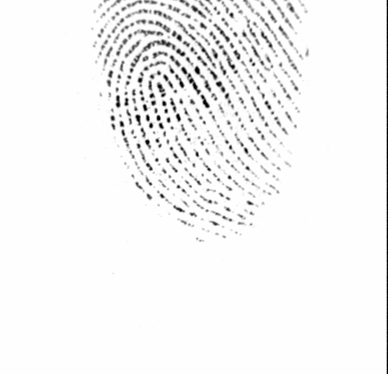
#> input picture dataset_healthy_tests/DB1_B/101_5.tif, 388 x 374 px; its folder holds only this picture in this run
$ python 'Python code for producing a damaged dataset (cut wound).py'
#> lines starting #> are read from the running program, lines starting #| are printed output that depends on the picture; after the words box and inside, x2 and y2 are one past the last pixel; in counts of white or black regions, pixels touching at a corner belong together
#> in process_dataset, image is the input picture: shape (374, 388, 3); min 1, max 254, mean 244.7
import os
import cv2
import numpy as np
import matplotlib.pyplot as plt

# Defining a Function to apply the cut wounds algorithm on an image (then we apply this function on all images in dataset)

def apply_cut_wounds(image):

    # Converting the image to grayscale
    gray_image = cv2.cvtColor(image, cv2.COLOR_BGR2GRAY)

    # Applying an intense Gaussian blurring filter with a large kernel size
    blurred_image = cv2.GaussianBlur(gray_image, (75, 75), 0)
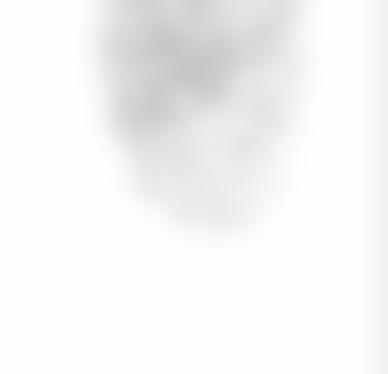
#> blurred_image: shape (374, 388); min 197, max 254, mean 245

    # Thresholding the blurred image to binarize it and creating a mask for estimating the contour
    _, thresholded_image = cv2.threshold(blurred_image, 0, 255, cv2.THRESH_BINARY_INV+cv2.THRESH_OTSU)
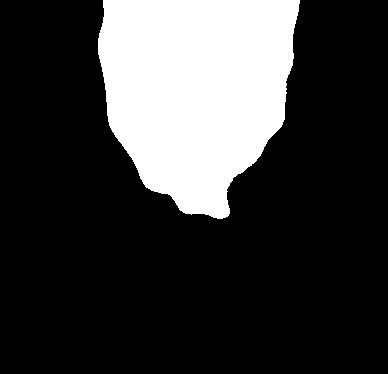
#> thresholded_image: shape (374, 388); 22.8% white; 1 white region

    # Finding contours in the thresholded image
    contours, _ = cv2.findContours(thresholded_image, cv2.RETR_EXTERNAL, cv2.CHAIN_APPROX_SIMPLE)
#> contours = 1 contour; box (x1, y1, x2, y2) and area: (98, 0, 300, 219) 32776

    image_copy = image.copy() # Creating a copy of the original image for applying the mask

    # Drawing contours on the copy of the original image
    cv2.drawContours(image_copy, contours, -1, (0, 255, 0), 2)
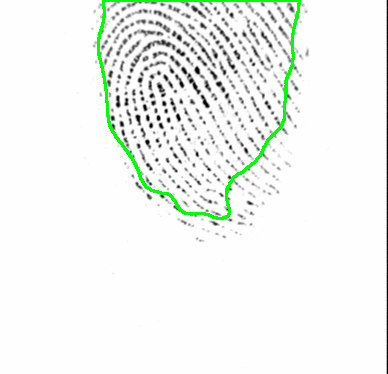
#> image_copy: shape (374, 388, 3); 1.52% of pixels changed, all inside (x1, y1, x2, y2) = (97, 0, 301, 220)

    # Drawing a line inside the detected contour as a simulation for the cut wound damage
    if contours:
        largest_contour = max(contours, key=cv2.contourArea)
#> largest_contour = contour of 229 points, box (x1, y1, x2, y2) (98, 0, 300, 219), area 32776
        contour_points = largest_contour.squeeze(axis=1)
#> contour_points = 229 pairs, first value 98 to 299, second value 0 to 218
        min_distance = 50  # Minimum distance between selected points
        valid_points = False
        while not valid_points:
            random_index = np.random.choice(len(contour_points), 2, replace=False)
            line_start_x, line_start_y = contour_points[random_index[0]]
            line_end_x, line_end_y = contour_points[random_index[1]]
            # Calculating the distance between the selected points
            distance = np.sqrt((line_end_x - line_start_x)**2 + (line_end_y - line_start_y)**2)
            if distance >= min_distance:
                valid_points = True
#> this loop made 1 pass
#> (random_index, line_start_x, line_start_y, line_end_x, line_end_y, distance) on pass 1: ([139, 201], 227, 191, 287, 77, 128.8)

        # Drawing the line inside the detected contour
        cv2.line(image, (line_start_x, line_start_y), (line_end_x, line_end_y), (255, 255, 255), thickness=10)
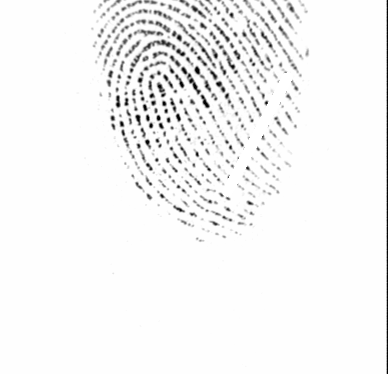
#> image: shape (374, 388, 3); 0.99% of pixels changed, all inside (x1, y1, x2, y2) = (222, 72, 293, 197)

    return image

# Now we define a main function to process all images in the dataset (according to their group) and then storing the output in a dedicated directory

def process_dataset(input_dir, output_dir):

    # Creating the output directory if it doesn't exist
    os.makedirs(output_dir, exist_ok=True)

    # Loop through each image in the input directory
    for file_name in os.listdir(input_dir):
        if file_name.endswith('.tif'):  # Process only TIF images (I had to incorporate this because there was a problem otherwise)
            input_path = os.path.join(input_dir, file_name)
            output_path = os.path.join(output_dir, file_name)

            # loading the image
            image = cv2.imread(input_path)
            if image is not None:
                # Applying the cut wounds algorithm on the loaded image
                result_image = apply_cut_wounds(image)

                # Saving the result image
                cv2.imwrite(output_path, result_image)
            else:
                print(f"Failed to read image: {file_name}")

# Defining the input and output directories
input_directory = r'./dataset_healthy_tests/DB1_B' # To be changed in your computer
output_directory = r'./dataset_healthy_tests/Output' # To be changed in your computer

# Calling the main function to process the dataset and giving us the results
process_dataset(input_directory, output_directory)

$ run again, on dataset_healthy_tests/DB1_B/104_8.tif
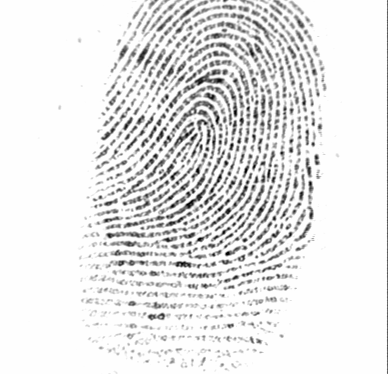
#> input picture dataset_healthy_tests/DB1_B/104_8.tif, 388 x 374 px
#> in process_dataset, image is the input picture: shape (374, 388, 3); min 1, max 254, mean 231
#> in apply_cut_wounds, `_, thresholded_image = cv2.threshold(blurred_image, 0, 255, cv2.THRESH..`:
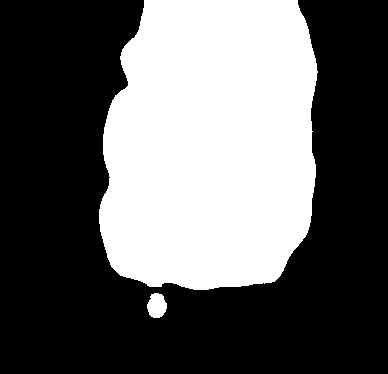
#> thresholded_image: shape (374, 388); 38.3% white; 2 white regions
#> contours = 2 contours; box (x1, y1, x2, y2) and area: (99, 0, 318, 290) 54738, (147, 293, 167, 318) 350
#> image_copy: shape (374, 388, 3); 2.12% of pixels changed, all inside (x1, y1, x2, y2) = (98, 0, 319, 319)
#> largest_contour = contour of 301 points, box (x1, y1, x2, y2) (99, 0, 318, 290), area 54738
#> contour_points = 301 pairs, first value 99 to 317, second value 0 to 289
#> the loop in apply_cut_wounds, `while not valid_points:` made 1 pass
#> (random_index, line_start_x, line_start_y, line_end_x, line_end_y, distance) on pass 1: ([223, 150], 309, 223, 148, 285, 172.5)
#> in apply_cut_wounds, `cv2.line(image, (line_start_x, line_start_y), (line_end_x, line_end_y)..`:
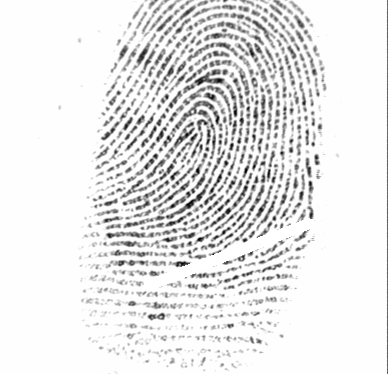
#> image: shape (374, 388, 3); 1.37% of pixels changed, all inside (x1, y1, x2, y2) = (143, 218, 315, 291)

$ run again, on dataset_healthy_tests/DB1_B/106_8.tif
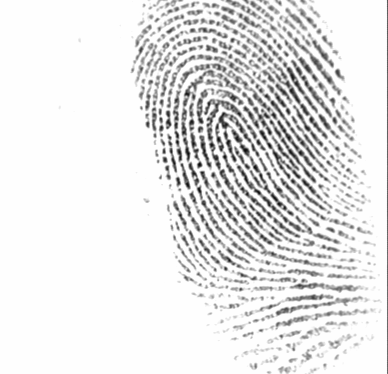
#> input picture dataset_healthy_tests/DB1_B/106_8.tif, 388 x 374 px
#> in process_dataset, image is the input picture: shape (374, 388, 3); min 6, max 254, mean 230.8
#> in apply_cut_wounds, `_, thresholded_image = cv2.threshold(blurred_image, 0, 255, cv2.THRESH..`:
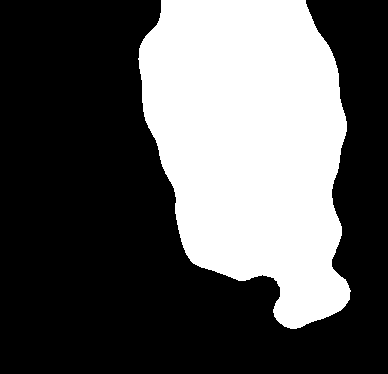
#> thresholded_image: shape (374, 388); 35.2% white; 1 white region
#> contours = 1 contour; box (x1, y1, x2, y2) and area: (138, 0, 351, 329) 50673
#> image_copy: shape (374, 388, 3); 2.12% of pixels changed, all inside (x1, y1, x2, y2) = (137, 0, 352, 330)
#> largest_contour = contour of 400 points, box (x1, y1, x2, y2) (138, 0, 351, 329), area 50673
#> contour_points = 400 pairs, first value 138 to 350, second value 0 to 328
#> the loop in apply_cut_wounds, `while not valid_points:` made 1 pass
#> (random_index, line_start_x, line_start_y, line_end_x, line_end_y, distance) on pass 1: ([132, 309], 208, 269, 335, 175, 158)
#> in apply_cut_wounds, `cv2.line(image, (line_start_x, line_start_y), (line_end_x, line_end_y)..`:
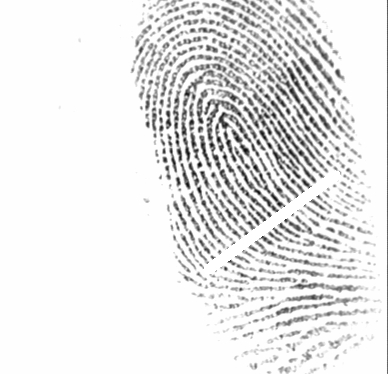
#> image: shape (374, 388, 3); 1.24% of pixels changed, all inside (x1, y1, x2, y2) = (203, 170, 341, 275)

$ run again, on dataset_healthy_tests/DB1_B/107_7.tif
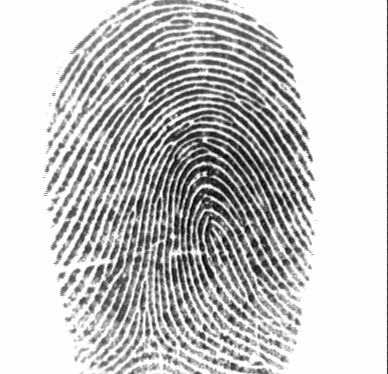
#> input picture dataset_healthy_tests/DB1_B/107_7.tif, 388 x 374 px
#> in process_dataset, image is the input picture: shape (374, 388, 3); min 1, max 254, mean 197.9
#> in apply_cut_wounds, `_, thresholded_image = cv2.threshold(blurred_image, 0, 255, cv2.THRESH..`:
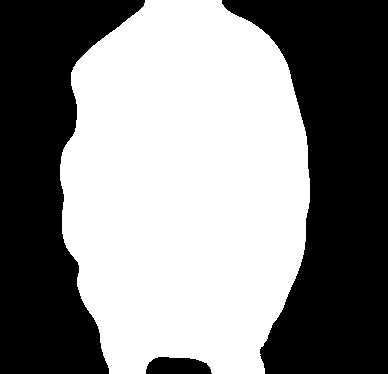
#> thresholded_image: shape (374, 388); 52.5% white; 3 black regions
#> contours = 1 contour; box (x1, y1, x2, y2) and area: (60, 0, 310, 374) 75661
#> image_copy: shape (374, 388, 3); 2.39% of pixels changed, all inside (x1, y1, x2, y2) = (59, 0, 311, 374)
#> largest_contour = contour of 391 points, box (x1, y1, x2, y2) (60, 0, 310, 374), area 75661
#> contour_points = 391 pairs, first value 60 to 309, second value 0 to 373
#> the loop in apply_cut_wounds, `while not valid_points:` made 1 pass
#> (random_index, line_start_x, line_start_y, line_end_x, line_end_y, distance) on pass 1: ([54, 124], 73, 134, 89, 311, 177.7)
#> in apply_cut_wounds, `cv2.line(image, (line_start_x, line_start_y), (line_end_x, line_end_y)..`:
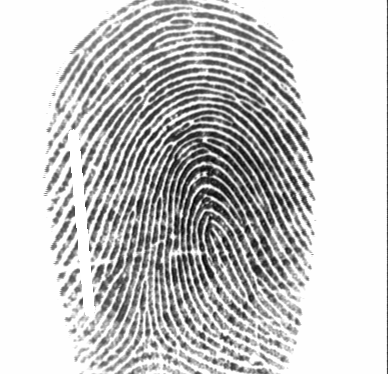
#> image: shape (374, 388, 3); 1.39% of pixels changed, all inside (x1, y1, x2, y2) = (68, 129, 95, 317)

$ run again, on dataset_healthy_tests/DB1_B/102_7.tif
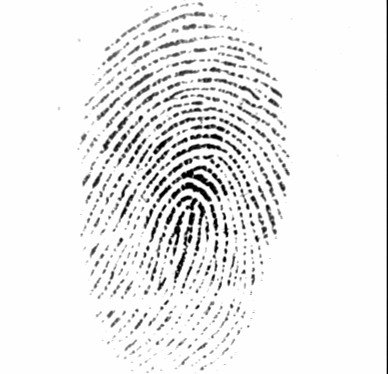
#> input picture dataset_healthy_tests/DB1_B/102_7.tif, 388 x 374 px
#> in process_dataset, image is the input picture: shape (374, 388, 3); min 1, max 254, mean 236.7
#> thresholded_image: shape (374, 388); 26% white; 1 white region
#> contours = 1 contour; box (x1, y1, x2, y2) and area: (90, 14, 285, 290) 37380
#> image_copy: shape (374, 388, 3); 1.83% of pixels changed, all inside (x1, y1, x2, y2) = (89, 13, 286, 291)
#> largest_contour = contour of 334 points, box (x1, y1, x2, y2) (90, 14, 285, 290), area 37380
#> contour_points = 334 pairs, first value 90 to 284, second value 14 to 289
#> the loop in apply_cut_wounds, `while not valid_points:` made 1 pass
#> (random_index, line_start_x, line_start_y, line_end_x, line_end_y, distance) on pass 1: ([166, 78], 190, 283, 96, 149, 163.7)
#> in apply_cut_wounds, `cv2.line(image, (line_start_x, line_start_y), (line_end_x, line_end_y)..`:
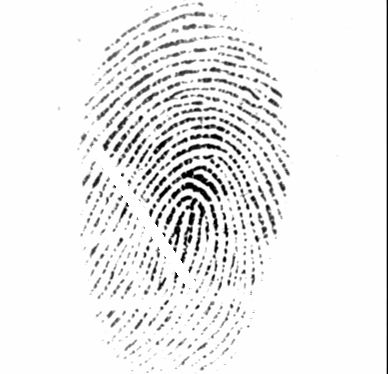
#> image: shape (374, 388, 3); 1.29% of pixels changed, all inside (x1, y1, x2, y2) = (91, 144, 196, 289)
